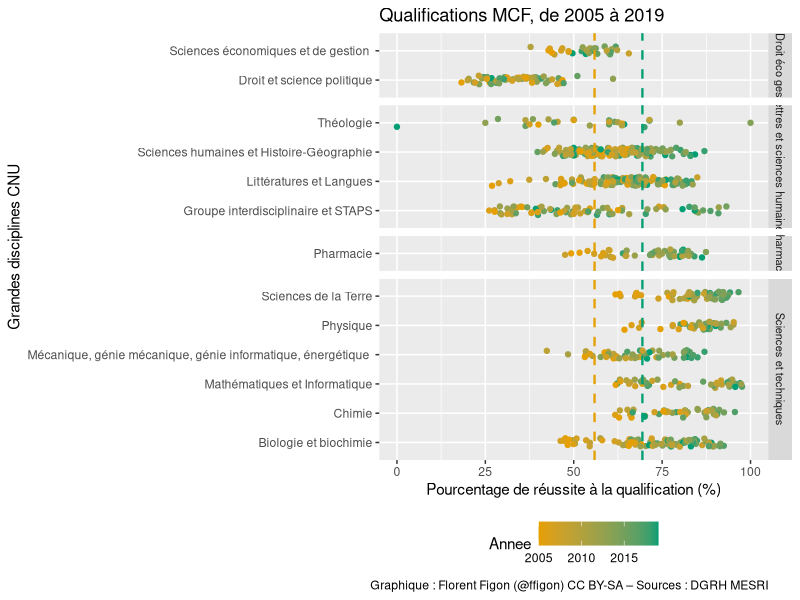
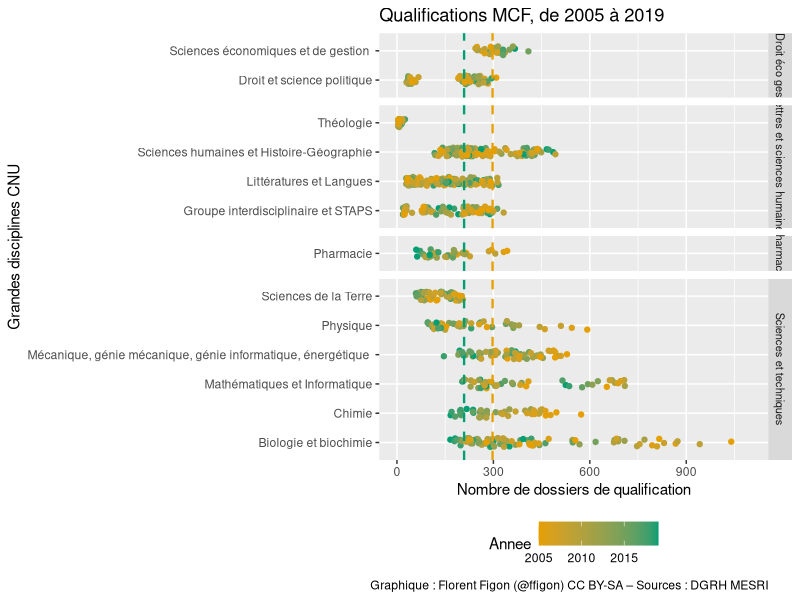
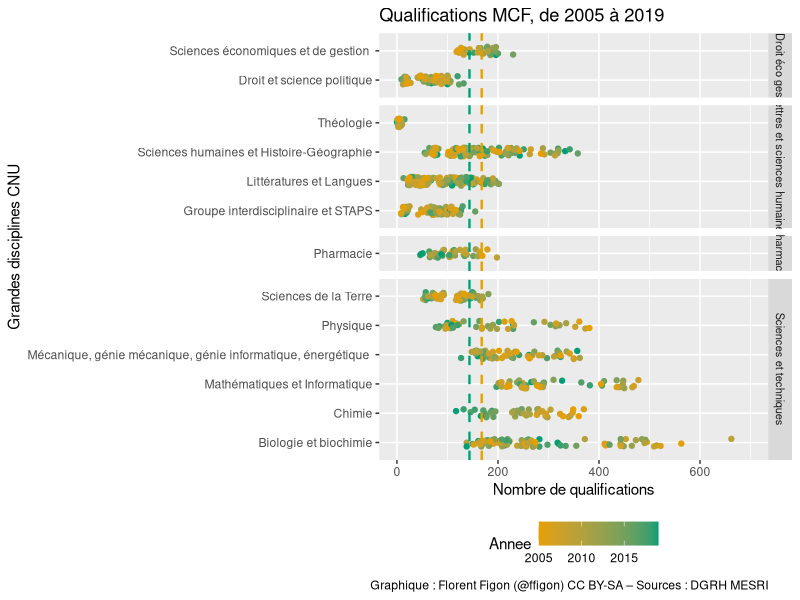
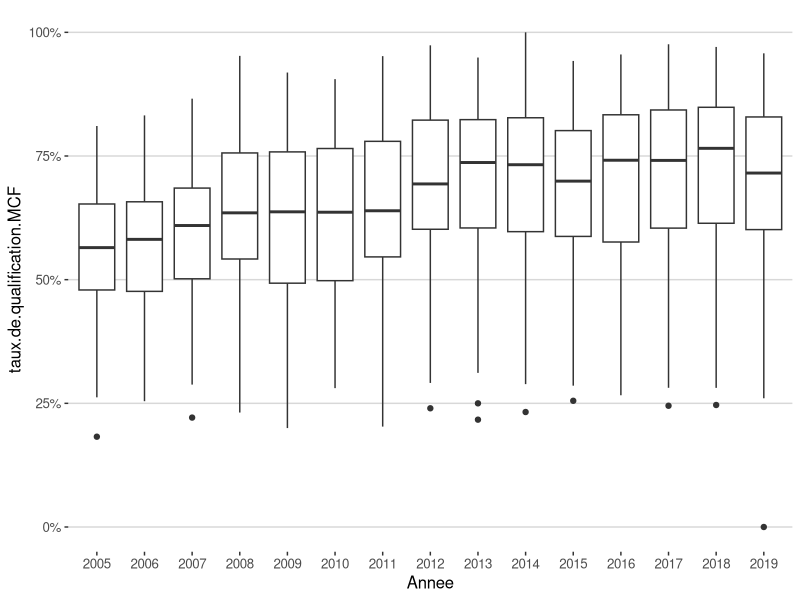
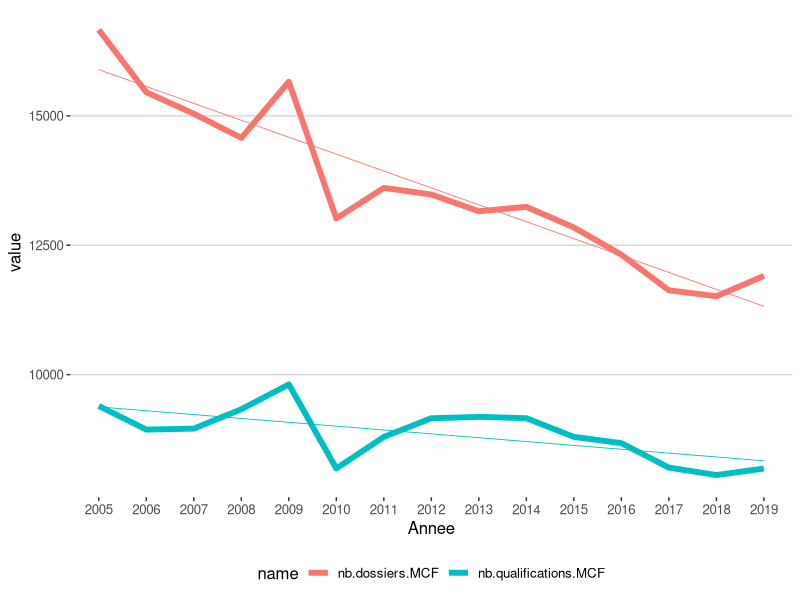
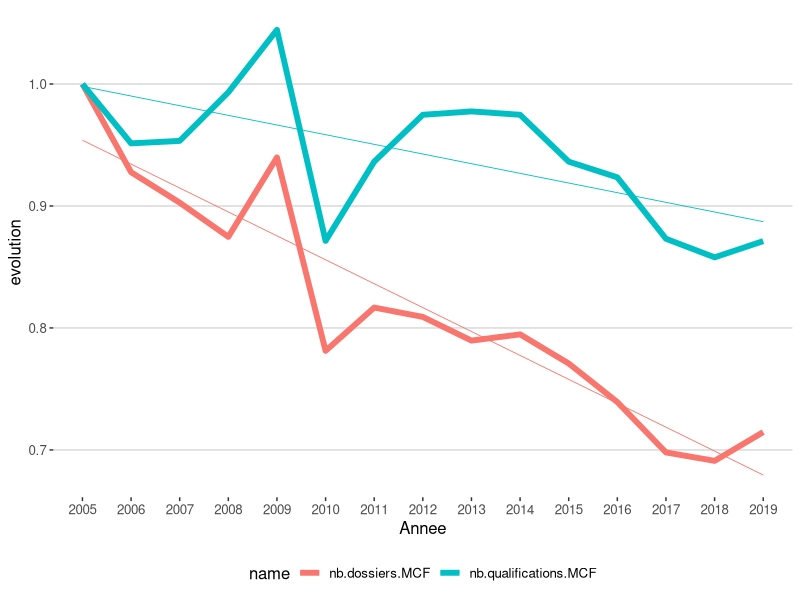
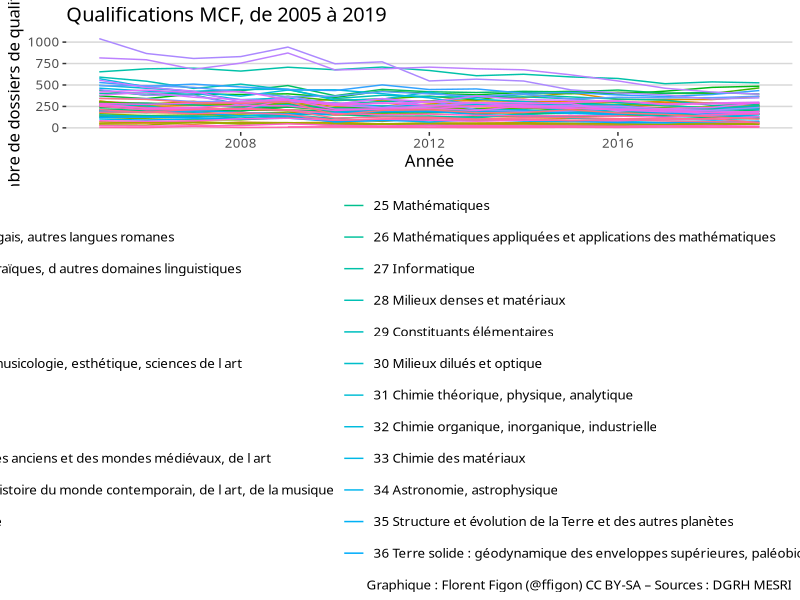
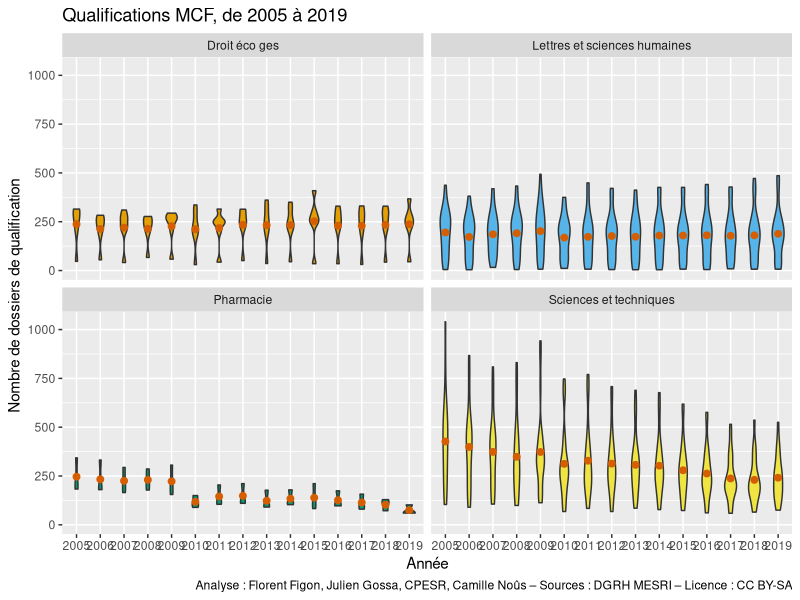

Recreate these plots in R, in order.
## ---- chunk 1
knitr::opts_chunk$set(echo = FALSE)

library(tidyverse)
library(ggthemes)
library(ggbeeswarm)
library("gridExtra")
data_CNU = read.table("DB_CNU_QualificationRecrutements_20201123.csv", h=T, sep=";")
## ---- chunk 2
colnames(data_CNU)
## ---- chunk 3
tapply(data_CNU$QualificationQualifies.MCF/data_CNU$QualificationDossiers.MCF, data_CNU$Annee, mean, na.rm=T)
## ---- chunk 4
ggplot(data_CNU, aes(x = (QualificationQualifies.MCF/QualificationDossiers.MCF)*100, y = GroupeCNU, color=Annee)) +
  geom_jitter(width = 0, height = 0.15) +
  geom_vline(xintercept=55.88368, linetype="dashed", color = "#E69F00", size=0.8) + 
  geom_vline(xintercept=69.41814, linetype="dashed", color = "#009E73", size=0.8) +
  xlim(0,100) +
  theme(legend.position="bottom") +
  facet_grid(GrandeDisciplineCNU~., scales="free", space="free") +
  theme(strip.text.y = element_text(size = 8)) +
  scale_color_gradient(low="#E69F00", high="#009E73") +
  labs(title="Qualifications MCF, de 2005 à 2019", y ="Grandes disciplines CNU", x = "Pourcentage de réussite à la qualification (%)") +
  labs(caption = "Graphique : Florent Figon (@ffigon) CC BY-SA – Sources : DGRH MESRI")
## ---- chunk 5
tapply(data_CNU$QualificationDossiers.MCF, data_CNU$Annee, mean, na.rm=T)
## ---- chunk 6
ggplot(data_CNU, aes(x = QualificationDossiers.MCF, y = GroupeCNU, color=Annee)) +
  geom_jitter(width = 0, height = 0.15) +
  geom_vline(xintercept=297.5357, linetype="dashed", color = "#E69F00", size=0.8) + 
  geom_vline(xintercept=208.8947, linetype="dashed", color = "#009E73", size=0.8) +
  xlim(0,1100) +
  theme(legend.position="bottom") +
  facet_grid(GrandeDisciplineCNU~., scales="free", space="free") +
  theme(strip.text.y = element_text(size = 8)) +
  scale_color_gradient(low="#E69F00", high="#009E73") +
  labs(title="Qualifications MCF, de 2005 à 2019", y ="Grandes disciplines CNU", x = "Nombre de dossiers de qualification") +
  labs(caption = "Graphique : Florent Figon (@ffigon) CC BY-SA – Sources : DGRH MESRI")
## ---- chunk 7
tapply(data_CNU$QualificationQualifies.MCF, data_CNU$Annee, mean, na.rm=T)
## ---- chunk 8
ggplot(data_CNU, aes(x = QualificationQualifies.MCF, y = GroupeCNU, color=Annee)) +
  geom_jitter(width = 0, height = 0.15) +
  geom_vline(xintercept=167.7500, linetype="dashed", color = "#E69F00", size=0.8) + 
  geom_vline(xintercept=143.5789, linetype="dashed", color = "#009E73", size=0.8) +
  xlim(0,700) +
  theme(legend.position="bottom") +
  facet_grid(GrandeDisciplineCNU~., scales="free", space="free") +
  theme(strip.text.y = element_text(size = 8)) +
  scale_color_gradient(low="#E69F00", high="#009E73") +
  labs(title="Qualifications MCF, de 2005 à 2019", y ="Grandes disciplines CNU", x = "Nombre de qualifications") +
  labs(caption = "Graphique : Florent Figon (@ffigon) CC BY-SA – Sources : DGRH MESRI")
## ---- chunk 9
cnu <- data_CNU %>%
  mutate(
    Annee = as.factor(Annee),
    taux.de.qualification.MCF = QualificationQualifies.MCF / QualificationDossiers.MCF)
## ---- chunk 10
cnu %>%
  ggplot(aes(x=Annee, y=taux.de.qualification.MCF)) +
    geom_boxplot() +
    scale_y_continuous(labels=scales::percent) +
  theme_hc()
## ---- chunk 11
cnu.sum <- cnu %>%
  group_by(Annee) %>%
  summarise(
    nb.dossiers.MCF = sum(QualificationDossiers.MCF, na.rm = TRUE),
    nb.qualifications.MCF = sum(QualificationQualifies.MCF, na.rm = TRUE)
  ) %>%
  pivot_longer(-Annee) %>%
  group_by(name) %>%
  mutate(evolution = value / first(value)) %>%
  ungroup()

ggplot(cnu.sum, aes(x=Annee, y=value, color=name, group=name)) +
  geom_line(size=2) +
  geom_smooth(method="lm", se=FALSE, size=0.3) +
  theme_hc()
## ---- chunk 12
  ggplot(cnu.sum, aes(x=Annee, y=evolution, color=name, group=name)) +
    geom_line(size=2) +
    geom_smooth(method="lm", se=FALSE, size=0.3) +
    theme_hc()
## ---- chunk 13
annee1 = head(cnu.sum$Annee, 1)
annee2 = tail(cnu.sum$Annee, 1)
dossiers1 = subset(cnu.sum,name=="nb.dossiers.MCF",value) %>% head(1)
dossiers2 = subset(cnu.sum,name=="nb.dossiers.MCF",value) %>% tail(1)
ddossiers = scales::percent((subset(cnu.sum,name=="nb.dossiers.MCF",evolution) %>% tail(1)-1)[[1]])
qualifs1 = subset(cnu.sum,name=="nb.qualifications.MCF",value) %>% head(1)
qualifs2 = subset(cnu.sum,name=="nb.qualifications.MCF",value) %>% tail(1)
dqualifs = scales::percent((subset(cnu.sum,name=="nb.qualifications.MCF",evolution) %>% tail(1)-1)[[1]])
## ---- chunk 14
ggplot(data_CNU, aes(x=Annee, y=QualificationDossiers.MCF, group=SectionCNU, color=SectionCNU)) +
  geom_line() +
  theme(legend.position="none") +
  labs(title="Qualifications MCF, de 2005 à 2019", x ="Année", y = "Nombre de dossiers de qualification") +
  labs(caption = "Graphique : Florent Figon (@ffigon) CC BY-SA – Sources : DGRH MESRI") +
  theme_hc(base_family = "Raleway")
## ---- chunk 15
ggplot(data_CNU, aes(x=as.factor(Annee), y=QualificationDossiers.MCF, group=Annee, fill=GrandeDisciplineCNU)) +
    scale_fill_manual(values=c("#E69F00", "#56B4E9", "#009E73", "#F0E442")) +
    geom_violin(width=0.5) +
    stat_summary(fun = mean, geom="point", color="#D55E00", size=2) +
    theme(legend.position="none") +
    facet_wrap(.~GrandeDisciplineCNU) +
    labs(title="Qualifications MCF, de 2005 à 2019", x ="Année", y = "Nombre de dossiers de qualification") +
    labs(caption = "Analyse : Florent Figon, Julien Gossa, CPESR, Camille Noûs – Sources : DGRH MESRI – Licence : CC BY-SA")
## ---- chunk 16
cnu.parSection <- cnu %>% group_by(SectionCNU) %>% arrange(Annee, SectionCNU.ID) %>% mutate(debut = first(QualificationDossiers.MCF)) %>% mutate(evolution = QualificationDossiers.MCF/debut) %>% ungroup()

ggplot(cnu.parSection, aes(x=Annee, y=evolution, group=SectionCNU, color=SectionCNU)) +
  geom_line() +
  theme(legend.position="none") +
  facet_wrap(.~GrandeDisciplineCNU, scale="free") +
  labs(title="Qualifications MCF, de 2005 à 2019", x ="Année", y = "Nombre relatif (vs 2005 par section) de dossiers de qualification") +
  labs(caption = "Graphique : Florent Figon (@ffigon) CC BY-SA – Sources : DGRH MESRI")
## ---- chunk 17
ggplot(cnu.parSection, aes(x=Annee, y=evolution, group=SectionCNU, color=SectionCNU)) +
  geom_smooth(method="lm", se=F, size=0.3) +
  theme(legend.position="none") +
  facet_wrap(.~GrandeDisciplineCNU, scale="free") +
  labs(title="Qualifications MCF, de 2005 à 2019", x ="Année", y = "Régression linéaire du nombre relatif (vs 2005 par section) de dossiers de qualification") +
  labs(caption = "Graphique : Florent Figon (@ffigon) CC BY-SA – Sources : DGRH MESRI")
## ---- chunk 18
ggplot(cnu.parSection, aes(x=Annee, y=evolution, group=Annee)) +
    geom_boxplot() +
    theme(legend.position="none") +
    facet_wrap(.~GrandeDisciplineCNU) +
    labs(title="Qualifications MCF, de 2005 à 2019", x ="Année", y = "Nombre relatif (vs 2005 par section) de dossiers de qualification") +
    labs(caption = "Graphique : Florent Figon (@ffigon) CC BY-SA – Sources : DGRH MESRI") +
    theme_hc()
## ---- chunk 19
ggplot(cnu.parSection, aes(x=Annee, y=evolution, group=Annee)) +
    geom_hline(yintercept = 1.0) +
    geom_boxplot() +
    theme(legend.position="none") +
    facet_wrap(.~GrandeDisciplineCNU) +
    coord_cartesian(ylim=c(0,2)) +
    labs(title="Qualifications MCF, de 2005 à 2019", x ="Année", y = "Nombre relatif (vs 2005 par section) de dossiers de qualification") +
    labs(caption = "Graphique : Florent Figon (@ffigon) CC BY-SA – Sources : DGRH MESRI") +
  theme_hc()
## ---- chunk 20
ggplot(cnu.parSection, aes(x=Annee, y=evolution, group=Annee, fill=GrandeDisciplineCNU)) +
    geom_hline(yintercept = 1.0) +
    geom_violin() +
    theme(legend.position="none") +
    facet_wrap(.~GrandeDisciplineCNU) +
    coord_cartesian(ylim=c(0,2)) +
    labs(title="Qualifications MCF, de 2005 à 2019", x ="Année", y = "Nombre relatif (vs 2005 par section) de dossiers de qualification") +
    labs(caption = "Graphique : Florent Figon (@ffigon) CC BY-SA – Sources : DGRH MESRI") +
  theme_hc()
## ---- chunk 21
ggplot(cnu.parSection, aes(x=Annee, y=evolution, group=Annee, fill=GrandeDisciplineCNU)) +
    scale_fill_manual(values=c("#E69F00", "#56B4E9", "#009E73", "#F0E442")) +
    geom_hline(yintercept = 1.0, linetype="dashed") +
    geom_violin(width=1) +
    stat_summary(fun = mean, geom="point", color="#D55E00", size=2) +
    theme(legend.position="none") +
    facet_wrap(.~GrandeDisciplineCNU) +
    coord_cartesian(ylim=c(0,1.5)) +
    labs(title="Qualifications MCF, de 2005 à 2019", x ="Année", y = "Nombre relatif de dossiers de qualification par rapport à l'année 2005 de chaque section") +
    labs(caption = "Analyse : Florent Figon, Julien Gossa, CPESR, Camille Noûs – Sources : DGRH MESRI – Licence : CC BY-SA")
